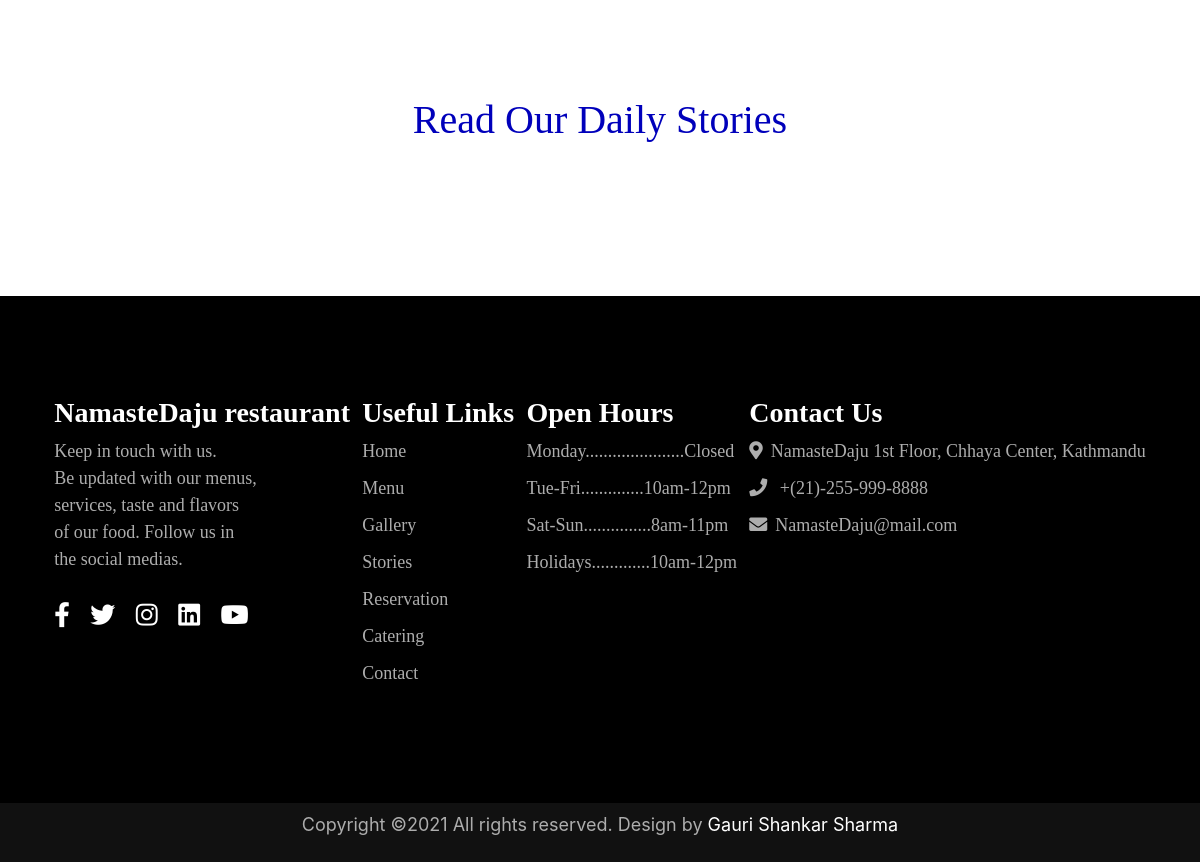
/Nd/stories (lower part), run on an earlier commit of the app's database.
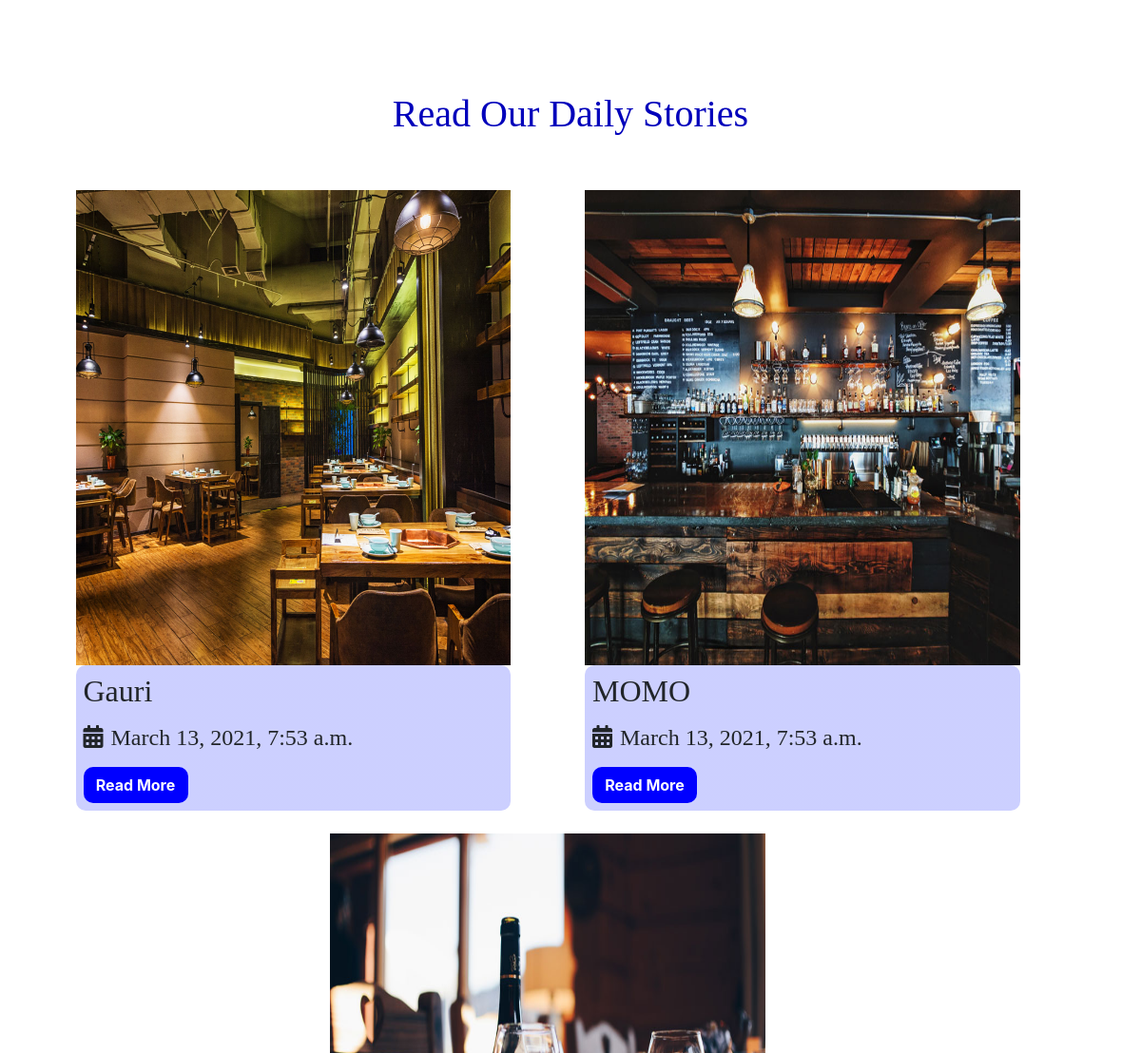
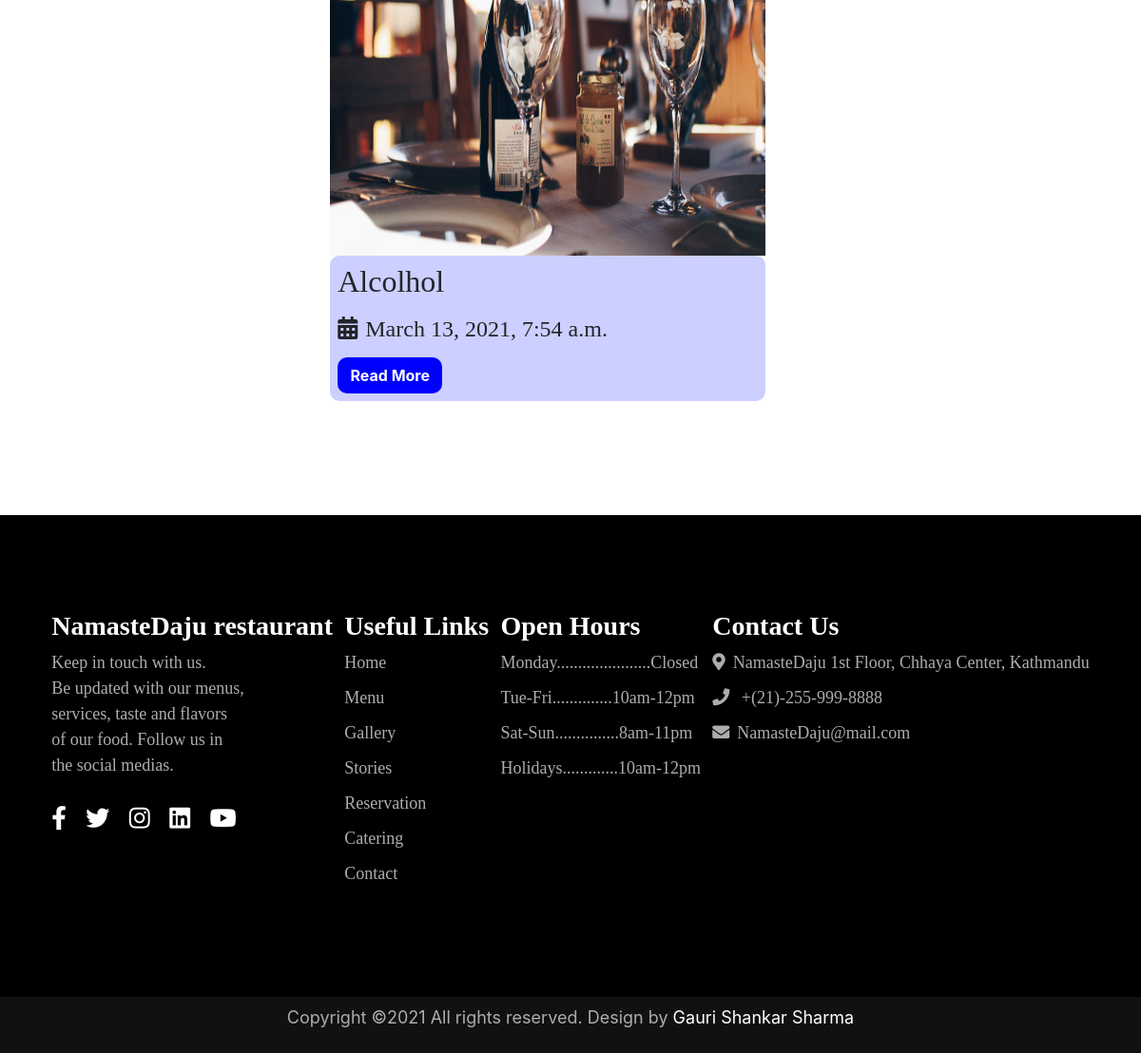
And on a later commit of the database (2 pictures, top to bottom).
### Nd/models.py (models this page shows, shortened)
class Stories(models.Model):
    name = models.CharField(max_length=50, validators=[validators.MinLengthValidator(2)])
    image = models.FileField(upload_to='static/images/uploads/stories')
    detail = models.TextField(max_length=2000, validators=[validators.MinLengthValidator(50)])
    uploaded_date = models.DateTimeField(auto_now_add=True)

### Nd/views.py (the view)
# urls.py: path('stories', views.stories),
def stories(request):
    dictionary = {'key': Stories.objects.all(), 'stories': 'selected'}
    return render(request, 'Nd/Stories.html', dictionary)

### Nd/templates/Nd/Stories.html (shortened to what this page needs)
{% extends 'Main.html' %}
{% load static %}
{% block css_link %}
    <link href="{% static 'css/Stories.css' %}" rel="stylesheet" type="text/css"/>
{% endblock %}
{% block content %}
    <div class="container-fluid d-flex flex-column py-5" id="Stories">
        <div class="container d-flex justify-content-center py-sm-5" id="SH">
          <h1>Read Our Daily Stories</h1>
        </div>
        <div class="container-fluid" id="Sc">
            <div class="row d-flex justify-content-center mb-5">
                {% for i in key %}
                <div class="col-5 d-flex flex-column mb-4 mr-5">
                    <img class="img-fluid" src='/{{i.image}}'/>
                    <div class="d-flex flex-column detail">
                        <h2 class="mt-2 Sh2">{{i.name}}</h2>
                        <h4  class="mt-2 Sh4"><span class="fa fa-calendar-alt mr-2"></span>{{i.uploaded_date}}</h4>
                        <button class="btn font-weight-bold my-2 Sb1" onclick="more(this)">Read More</button>
                    </div>
                </div>
                {% endfor %}
            </div>
        </div>
    </div>
{% endblock %}

What changed in the data, as far as the page shows it:
added Stories: image (picture), name "Gauri", uploaded_date "March 13, 2021, 7:53 a.m."
added Stories: image (picture), name "MOMO", uploaded_date "March 13, 2021, 7:53 a.m."
added Stories: image (picture), name "Alcolhol", uploaded_date "March 13, 2021, 7:54 a.m."
